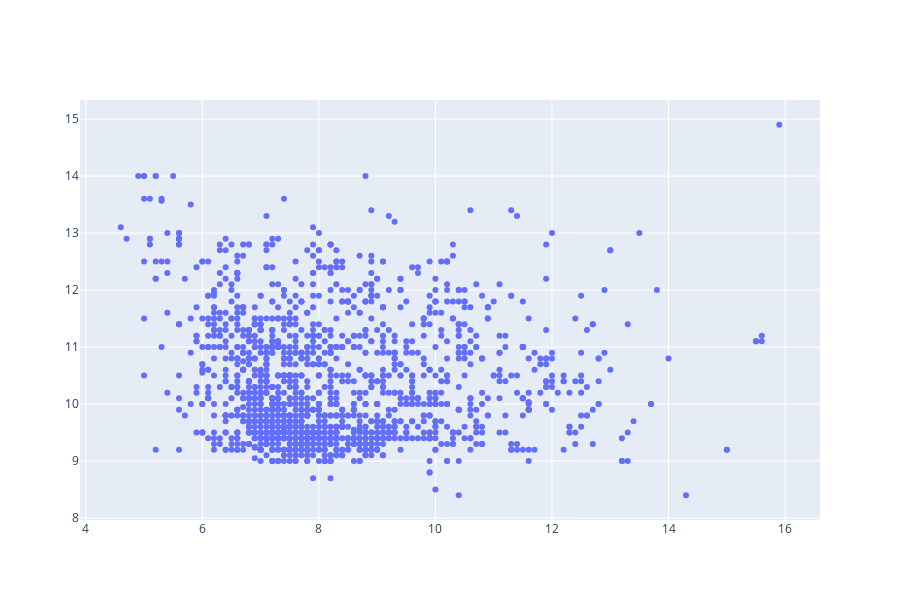

The cell this chart's notebook holds for it:
### Code cell
# This will not work. Any guesses why? - Because we need to specify x and y data
# df.plot(kind='scatter') - This will not work
data = go.Scatter(x=df['fixed acidity'], y=df['alcohol'], mode='markers')
layout = go.Layout(height=600)
fig = go.Figure(data=data, layout=layout)
fig.show()

### Figure 1 — Plotly figure (JSON) as saved in the notebook; plotly's stock layout.template omitted (floating-point values rounded to 4 significant figures; data arrays with more than 128 entries replaced by an {"elided": "..."} marker saying what was removed)
{"data": [{"mode": "markers", "type": "scatter", "x": {"elided": "1599 float values"}, "y": {"elided": "1599 float values"}}], "layout": {"height": 600}}
